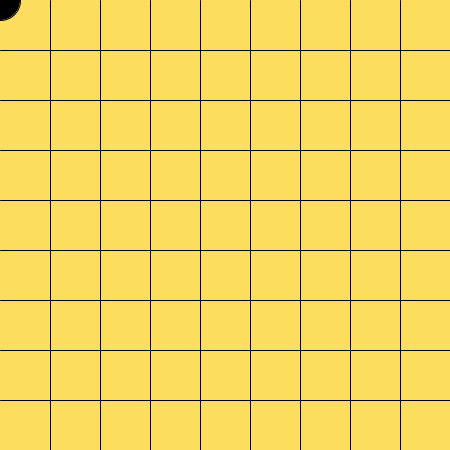
Frame 1 (no input)
Frame 60 (the mouse pressed at the canvas centre just before this capture): identical to frame 1, image omitted
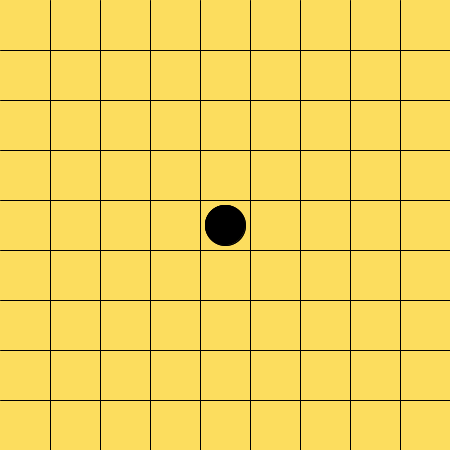
Frame 120 (the mouse held since frame 60 and released just before this capture)

The Processing sketch that drew these frames (run headless with seeded random() and noise(); from frame 60 on, the mouse is pressed at the canvas centre):

// Processing sketch: week16_7
// ── week16_7.pde
void setup(){
  size(450, 450);
}
int []bx=new int[100];
int []by=new int[100];
int N=0;
void draw(){
  background(#FCDD5E);
    for (int y = 50; y < 450; y+=50){
      line(0, y, 450, y);
    }
    for (int x = 50; x < 450; x+=50){
      line(x, 0, x, 450);
    }
    fill(0);
    for(int i = 0; i < N; i++){
      ellipse(bx[i], by[i], 40, 40);
    }
    ellipse(mouseX, mouseY, 40, 40);
}
void mousePressed(){
  bx[N] = mouseX; by[N] = mouseY;
  N++;
}
